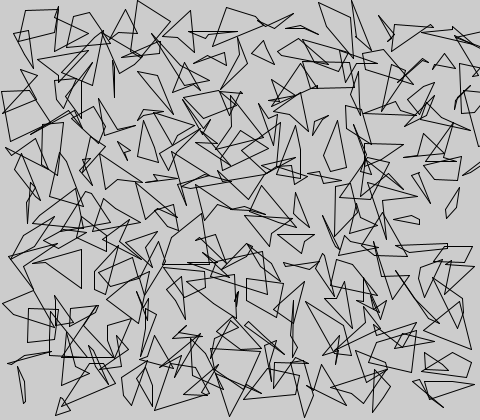
Frame 1 (no input)
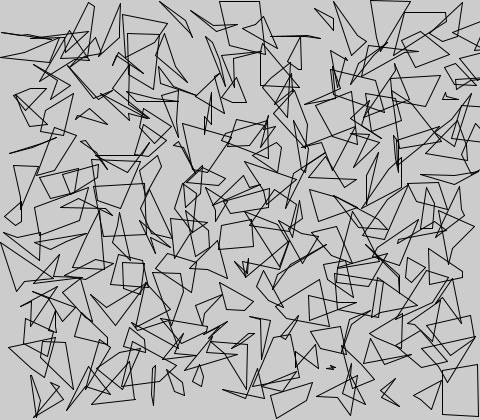
Frame 60 (the mouse pressed at the canvas centre just before this capture)
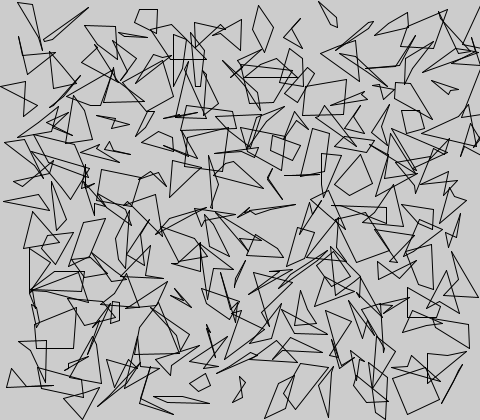
Frame 120 (the mouse held since frame 60 and released just before this capture)

The Processing sketch that drew these frames (run headless with seeded random() and noise(); from frame 60 on, the mouse is pressed at the canvas centre):

// Processing sketch: pvector_array_1
// ── pvector_array_1.pde
PVectorWarpedSquare[] myPVectorWarpedSquares = new PVectorWarpedSquare[200];
  
float currentRow = 0;
float currentColumn = 0;
float screenBorder = 20;
  
void setup() {
  size(480,420);
} //<>//

void draw() {
  background(204);
  smooth();  
  frameRate(10);
   
 
  
  for (int i = 0; i < myPVectorWarpedSquares.length; i=i+1) {
    float yGridPosition; // where is each square in the grid: y axis
    float xGridPosition; // where is each square in the grid: x axis

    yGridPosition = screenBorder + (currentRow*30);
    xGridPosition = screenBorder + (currentColumn*30);
    
    if (yGridPosition > (height - (screenBorder + 20 + 11))) {
      // println("end of column");
      currentColumn = currentColumn + 1;
      currentRow = 0;
    } else {
      currentRow = currentRow + 1;  // only increment the row if we're still in the same column   
    }  
     
    myPVectorWarpedSquares[i] = new PVectorWarpedSquare(xGridPosition, yGridPosition, 20); // Initialize objects 

  }  
  
  
  
    // Call functions of the objects
   for (int i = 0; i < myPVectorWarpedSquares.length; i++) {
    myPVectorWarpedSquares[i].display(); // Display each object }

  }
  
  
  // myPVectorWarpedSquare1 = new PVectorWarpedSquare(100, 100, 20); 
 // myPVectorWarpedSquare1.display();
 
 
 currentRow = 0;
 currentColumn = 0;
 
}


class PVectorWarpedSquare { 
  
  // data
  float xPos;
  float yPos;
  float xWidth;
  float yHeight;
  color col;  
  float ran; // randomness
  
  PVector point1; 
  PVector point2;
  PVector point3;
  PVector point4;


  // constructor, defined with arguments
  PVectorWarpedSquare (float xPos_, float yPos_, float ran_) {
    xPos = xPos_;
    yPos = yPos_; 
    xWidth = 20;
    yHeight = 20;
    col = color(0); 
    ran = ran_;
        
    point1 = new PVector(xPos+random(-ran,ran),yPos+random(-ran,ran)); 
    point2 = new PVector(xPos+xWidth+random(-ran,ran),yPos+random(-ran,ran));
    point3 = new PVector(xPos+xWidth+random(-ran,ran),yPos+yHeight+random(-ran,ran));
    point4 = new PVector(xPos+random(-ran,ran),yPos+yHeight+random(-ran,ran));
    
  }  
  
  // functions
  
  void display(){  
    //draw shape  
    strokeWeight(1); 
    line(point1.x, point1.y, point2.x, point2.y);
    line(point2.x, point2.y, point3.x, point3.y);
    line(point3.x, point3.y, point4.x, point4.y);
    line(point4.x, point4.y, point1.x, point1.y);
  }    
}
